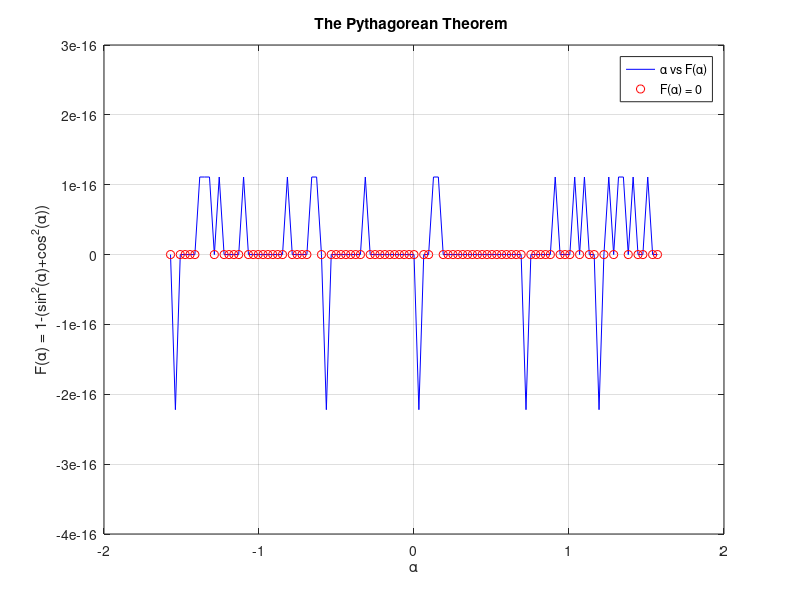

This figure's MATLAB source:
%%
%% *% Step 1. Problem statement*
% MATLAB's precision is not absolute.
% Pythagorean Theorem: F = 1 - (sin^2 $$\alpha$ + cos^2 $$\alpha$ );
% Input variable: $$\alpha$ = -0.5* $$\pi$ ...0.5* $$\pi$
%% *% Step 2. Define the input variable*
alpha = -pi/2:pi/100:pi/2;
%% *% Step 3. Perform the computation*
F = 1-(sin(alpha).^2+cos(alpha).^2);
%% *% Step 4. Define for which values of $$\alpha$ $$F(\alpha) =0$*
Findex=find(F==0); F0=F(Findex);
%% *% Step 5. Plot the simulation results: $$\alpha$ vs. $$F(\alpha)$*
plot(alpha, F, 'b-', alpha(Findex), F0, 'ro'),
legend('\alpha vs F(\alpha)', 'F(\alpha) = 0')
title('The Pythagorean Theorem '), grid on
xlabel('\alpha'), ylabel('F(\alpha) = 1-(sin^2(\alpha)+cos^2(\alpha))')
%% *%Step 6. Publish all of the obtained results including the whole script*